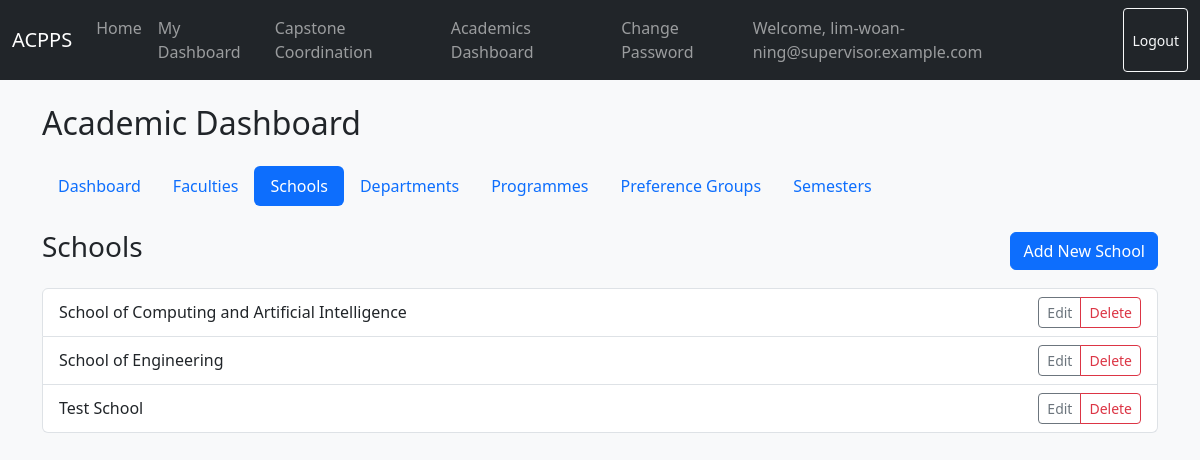
The app's page /academics/school/ (signed in), older data.
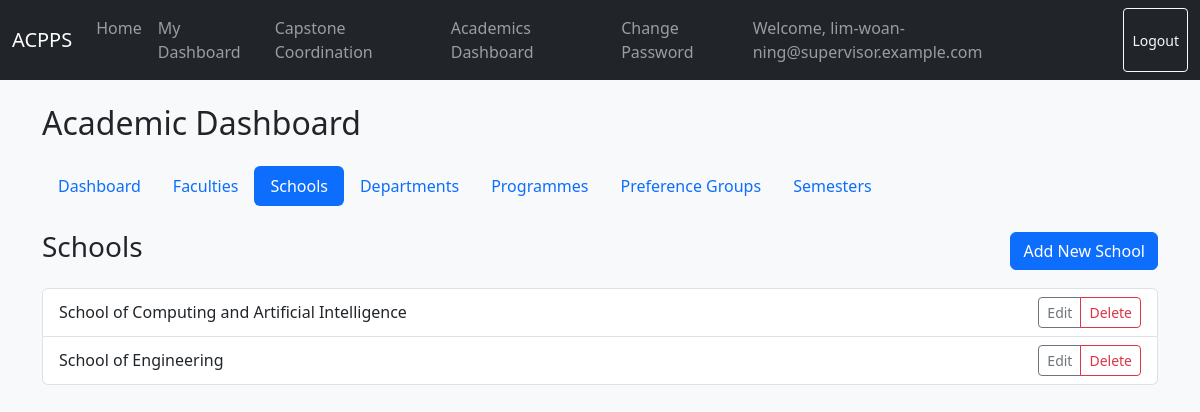
The same page, newer data.
### academics/models.py (models this page shows)
class School(models.Model):
    name = models.CharField(max_length=100)
    faculty = models.ForeignKey(Faculty, on_delete=models.CASCADE, related_name='schools', null=True, blank=True)
    def __str__(self):
        return self.name

### academics/views.py (the view, shortened to what this page needs)
# urls.py: path('<str:model_name>/', AcademicAdminView.as_view(), name='admin_list'),
class AcademicAdminView(CoordinatorRequiredMixin, View):
    def dispatch(self, request, *args, **kwargs):
        model_name = kwargs.get('model_name')
        if model_name not in MODEL_CONFIG:
            raise Http404("The requested academic model does not exist.")
        self.config = MODEL_CONFIG[model_name]
        self.model = self.config['model']
        self.form_class = self.config['form']
        self.model_name_key = model_name # e.g., 'faculty'
        return super().dispatch(request, *args, **kwargs)
    def get(self, request, *args, **kwargs):
        pk = kwargs.get('pk')
        context = {
            'config': self.config,
            'model_name_key': self.model_name_key,
        }
        if pk and 'delete' in request.path:
            obj = get_object_or_404(self.model, pk=pk)
            context['object'] = obj
            return render(request, 'academics/generic_delete_confirm.html', context)
        if pk:
            obj = get_object_or_404(self.model, pk=pk)
            form = self.form_class(instance=obj)
            context['form'] = form
            context['object'] = obj
            return render(request, 'academics/generic_form.html', context)
        if 'add' in request.path:
            form = self.form_class()
            context['form'] = form
            return render(request, 'academics/generic_form.html', context)
        else:
            objects = self.model.objects.all()
            context['object_list'] = objects
            return render(request, 'academics/generic_list.html', context)

### academics/mixins.py (called while the page is built)
    def test_func(self):
        return self.request.user.is_authenticated and \
               self.request.user.groups.filter(name='Coordinator').exists()

### templates/academics/generic_list.html
{% extends "academics/academics_base.html" %}
{% block academic_content %}
    <div class="d-flex justify-content-between align-items-center mb-3">
        <h3>{{ config.plural }}</h3>
        <a href="{% url 'academics:admin_create' model_name_key %}" class="btn btn-primary">Add New {{ config.singular }}</a>
    </div>
    {% if object_list %}
        <ul class="list-group">
            {% for object in object_list %}
                <li class="list-group-item d-flex justify-content-between align-items-center">
                    {{ object }}
                    <div class="btn-group" role="group">
                        <a href="{% url 'academics:admin_update' model_name_key object.pk %}" class="btn btn-sm btn-outline-secondary">Edit</a>
                        {% if model_name_key != 'semester' or object.students.count == 0 %}
                            <a href="{% url 'academics:admin_delete' model_name_key object.pk %}" class="btn btn-sm btn-outline-danger">Delete</a>
                        {% endif %}
                    </div>
                </li>
            {% endfor %}
        </ul>
    {% else %}
        <p>No {{ config.plural|lower }} have been created yet.</p>
    {% endif %}
{% endblock %}

Row changes from the older to the newer data that the page shows:
removed School: name "Test School"
